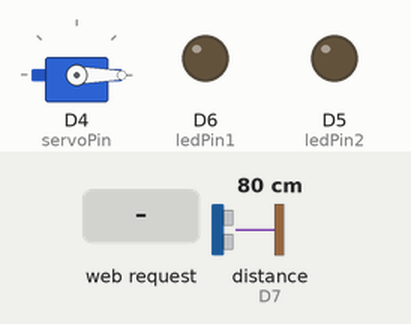
Recording of a sketch running on a simulated ESP8266 (NodeMCU). On the bench: servo, output pins drawn as LEDs (lit = HIGH). Inputs (shaded band) come from the test bench; at power-on: distance to the obstacle (sensor on D7) 80 cm. The echo pulse lasts 58.3 µs per cm; WiFi joins after 1.5 s; servers stay silent unless stated; a WiFi scan finds three made-up networks; pins used as bus, display or sensor lines are not drawn; what the sketch prints to the serial monitor is not drawn.

Above: at 8.2 s.
8.3 s: HTTP request GET /set?angle= received
At 10.2 s:
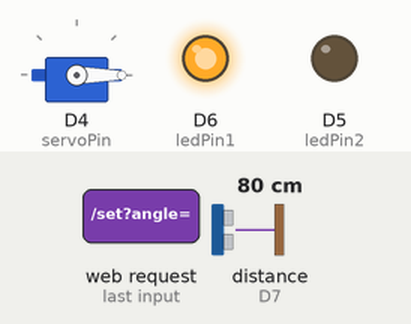
Timing chart, 0 to 11.7 s (numbered marks = the images above; inputs shaded):
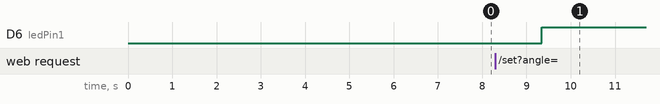

Measured:
- after the input at 8.3 s, D6 (ledPin1): LOW → HIGH after 1.0 s

The sketch:

progetto.ino
```cpp
#include <Arduino.h>
#include "wifisupport.h"

#include <Servo.h>
#include <ESP8266WiFi.h>

WiFiServer server(80);

//Stores the header of the HTTP request
String header;

unsigned long currentTime = millis();
unsigned long previousTime = 0;
unsigned long timeoutTime = 2000;

#define servoPin D4
#define echoPin1 D7
#define trigPin1 D8
#define echoPin2 D2
#define trigPin2 D3
#define ledPin1 D6
#define ledPin2 D5

WiFiSupport wifisupport;

Servo servo;
int angle = 0;
long duration, distance;
boolean turn = false;

void setupPin(){
  pinMode(trigPin1, OUTPUT);
  pinMode(echoPin1, INPUT);
  pinMode(trigPin2, OUTPUT);
  pinMode(echoPin2, INPUT);
  pinMode(ledPin1, OUTPUT);
  pinMode(ledPin2, OUTPUT);
  servo.attach(servoPin);
  servo.write(angle);
  servo.write(angle);
}

void setup(){
  Serial.begin(9600);
  setupPin();
  wifisupport.scan();
  wifisupport.connectToAp();
  server.begin();
}

void loop(){
  // clears the trigPin condition
  digitalWrite(trigPin1, LOW);
  delayMicroseconds(1);
  digitalWrite(trigPin2, LOW);
  delayMicroseconds(1);

  WiFiClient client = server.available(); //Listen for incoming clients

  if(client){
    Serial.println("\n\n");
    Serial.println("New client connected");
    currentTime = millis();
    previousTime = currentTime;
    String currentLine = "";
    while(client.connected() && currentTime - previousTime <= timeoutTime){
      currentTime = millis();
      if(client.available()){
        char c = client.read();
        Serial.write(c);
        header += c;
        if(c == '\n'){
          if(currentLine.length() == 0){
            // HTTP headers always start with a response code (e.g. HTTP/1.1 200 OK)
            // and a content-type so the client knows what's coming, then a blank line:
            client.println("HTTP/1.1 200 OK");
            client.println("Content-type:text/html");
            client.println("Connection: close");
            client.println();
            int receivedValueInt = 0;
            if(header.indexOf("GET /set?angle=") >= 0){
              String receivedValueString;
              int pos1 = header.indexOf('=');
              int pos2 = header.indexOf('HTTP');
              receivedValueString = header.substring(pos1+1,pos2-4);
              receivedValueInt = receivedValueString.toInt();
              if(receivedValueInt < 0)
                receivedValueInt = -receivedValueInt;
              if(receivedValueInt <= 180){
                angle = receivedValueInt;
              }else if(receivedValueInt == 360){
                turn = true;
                angle = 0;
              }else if(receivedValueInt > 180){
                turn = true;
                receivedValueInt = receivedValueInt % 180;
                angle = receivedValueInt;
              }
              Serial.print("Change angle from web to : ");
              Serial.println(angle);
              servo.write(angle);
              delay(1000);
              captureDistance();
            }

            // Display the HTML web page
            client.println("<!DOCTYPE html><html>");
            // Then, the following line makes the web page responsive in any web browser.
            client.println("<head><meta name=\"viewport\" content=\"width=device-width, initial-scale=1\">");
            // The next one is used to prevent requests related to the favicon – You don’t need to worry about this line.
            client.println("<link rel=\"icon\" href=\"data:,\">");
            // CSS to style the on/off buttons
            client.println(getHtmlStyle());
            client.println("</head>");

            // Web Page Heading
            client.println("<body><h1><a href=\"/\">IoT Web Server</a></h1>");

            //paragraph to display the distance.

            client.println("<p> <form action=\"/set\"> <p> Set angle value (0:360) : </p><input type=\"text\" name=\"angle\"> <input type=\"submit\" value=\"Submit\"> </form> </p>\n");
            client.print("<p> Distance from ");
            client.print(receivedValueInt);
            client.print(" degrees angle is : ");
            client.print(distance);
            client.println(" [cm] </p>\n");
            client.println("</body></html>");

            // The HTTP response ends with another blank line
            client.println();
            // Break out of the while loop
            break;
          }else
            currentLine = "";
        }else if(c != '\r')
          currentLine += c;
      }
    }
    header = "";
    client.stop();
    Serial.println("Client disconnected\n");
  }
  //per evitare di farlo impallare
  servo.write(angle);
}

void captureDistance(){
 if(!turn){
   Serial.println("STO USANDO IL SENSORE DAVANTI");
   digitalWrite(ledPin2, LOW);
   digitalWrite(ledPin1, HIGH);
   digitalWrite(trigPin1, HIGH);
   delayMicroseconds(10);
   digitalWrite(trigPin1, LOW);
   duration = pulseIn(echoPin1, HIGH);
 }else{
   Serial.println("STO USANDO IL SENSORE DIETRO");
   digitalWrite(ledPin1, LOW);
   digitalWrite(ledPin2, HIGH);
   digitalWrite(trigPin2, HIGH);
   delayMicroseconds(10);
   digitalWrite(trigPin2, LOW);
   duration = pulseIn(echoPin2, HIGH);
   turn = false;
 }
 //Calcolo la distanza (in cm) in base la velocità del suono (343 m/s)
 distance = duration * 0.034/2;
 Serial.print("Distanza dall'ostacolo : ");
 Serial.println(distance);
}

String getHtmlStyle(){
  String ptr = "";
  ptr +="<style>html { font-family: Helvetica; display: inline-block; margin: 0px auto; text-align: center;}\n";
  ptr +="body{background-image: url('');background-color:#cccccc;margin-top: 50px;} h1 {color: #444444;margin: 50px auto 30px;}\n";
  ptr +="p{font-weight: bold;}  h3 {color: #444444;margin-bottom: 50px;}\n";
  ptr +="</style>\n";
  return ptr;
}
```

wifisupport.cpp
```cpp
#include "Arduino.h"
#include "wifisupport.h"

#ifndef STASSID
#define STASSID "TIM-76480513"
#define STAPSK  "FrAk8SJLHmmcySi5"
#endif

WiFiSupport::WiFiSupport(){}

void WiFiSupport::scan(){
  Serial.println("Scanning connections");
  int n = WiFi.scanNetworks();
  Serial.println("scan done");
  if(n == 0)
    Serial.println("no networks found");
  else{
    Serial.print(n);
    Serial.println(" networks found");
    for(int i=0;i<n;++i){
      // Print SSID and RSSI for each network found
      Serial.print(i+1);
      Serial.print(": ");
      Serial.print(WiFi.SSID(i));
      Serial.print(" (");
      Serial.print(WiFi.RSSI(i));
      Serial.print(")");
      Serial.println((WiFi.encryptionType(i) == ENC_TYPE_NONE) ?  "" : "*");
      delay(10);
    }
  }
  Serial.println();
  delay(3000);
}

void WiFiSupport::connectToAp(){
  WiFi.mode(WIFI_STA);
  WiFi.begin(STASSID,STAPSK);
  Serial.print("Connecting");
  while(WiFi.status() != WL_CONNECTED){
    delay(1000);
    Serial.print(" .... ");
    Serial.print(WiFi.status());
  }
  Serial.println();
  Serial.print("Connected, IP Address: ");
  Serial.println(WiFi.localIP());
}
```

wifisupport.h
```cpp
#ifndef WiFiSupport_h
#define WiFiSupport_h

#include "Arduino.h"
#include "ESP8266WiFi.h"

class WiFiSupport{
  public:
    WiFiSupport();
    void scan();
    void connectToAp();
};

#endif
```
